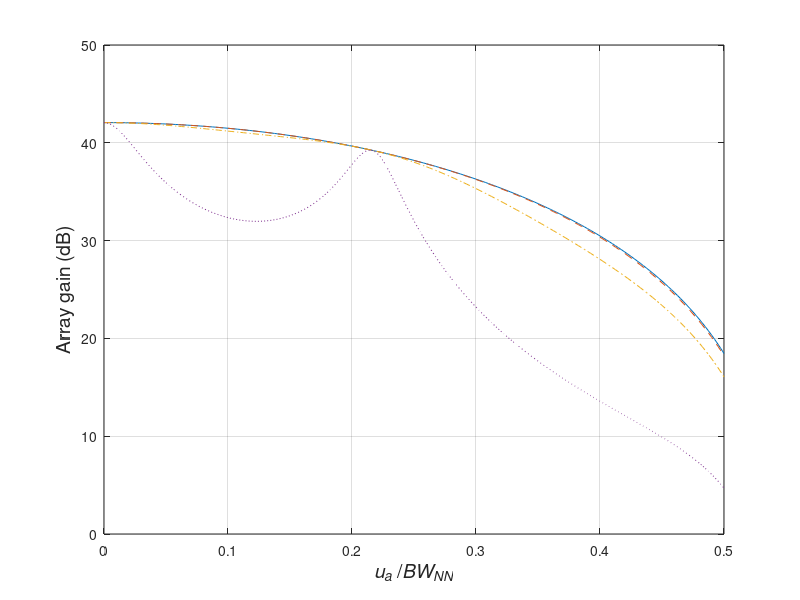

This chart was generated by the following MATLAB code: (Note: this script raises an error after producing the figure.)
%%%%%%%%%%%%%%%%%%%%%%%%%%%%%%%%
% Figure 6.51
% Xiaomin Lu 6/26/00
% updated by K. Bell 12/1/00
% updated by Lillian Xu 02/13/2001, K. Bell 7/26/01, 11/16/01
%%%%%%%%%%%%%%%%%%%%%%%%%%%%%%%%
%Example 6.7.8 LCMV beamformer
%This routine is to test the Array Gain, when there is signal mismatch


clear all
close all

N = 10;
BWNN = 4/N;
n = (-(N-1)/2:(N-1)/2)';
SNRrange = 0:10:30;
signalRange = 0:BWNN/2/200:BWNN/2;

detU = 0.0866;
C = exp(j*n*pi*[0 -detU detU]);
f = [1;sin(-(N/2)*pi*detU)./(N*sin(-.5*pi*detU));sin((N/2)*pi*detU)./(N*sin(.5*pi*detU))];
Vi1 = exp(j*n*pi*0.30);
Vi2 = exp(-j*n*pi*0.30);
INR = 10^(30/10);
LNR = 10^(15/10);

k1 = 1;
for SNR = 10.^(SNRrange/10)
    k2 = 1;
    for ua = 0:BWNN/2/200:BWNN/2
        Va = exp(j*n*pi*ua);				
        Ss = SNR*Va*Va';
        Sn = INR*Vi1*Vi1' + INR*Vi2*Vi2' + eye(N);	      %LCMP
        Sx = Ss + Sn + LNR*eye(N);
        W = inv(Sx)*C*inv(C'*inv(Sx)*C)*f;           %
        SINRo = (W'*Ss*W)/(W'*Sn*W); 
        SINRi = SNR/(1+2*INR);
        A(k1,k2) = SINRo/SINRi;
        k2 = k2+1;
    end		
    k1 = k1 + 1;
end


A = 10*log10(abs(A));
x = signalRange/BWNN;
plot(x,A(1,:),'-',x,A(2,:),'--',x,A(3,:),'-.',x,A(4,:),':');
%BWnn = 4/N
grid
xlabel('{\itu}_{\ita} /{\itBW}_{\itNN}','Fontsize',14)
ylabel('Array gain (dB)','Fontsize',14)
h=legend('{\itSNR}=0 dB','{\itSNR}=10 dB','{\itSNR}=20 dB','{\itSNR}=30 dB',3);
set(h,'Fontsize',12)
%title('LCMP\_DL, ui=+/-0.30(10dB each), LNR=10dB, uc=[0,+/-0.0866], g=[1;Bc;Bc]')
set(gca,'xtick',0:0.02:0.25)
axis([0 0.25 20 50])      
line([0.0866/BWNN 0.0866/BWNN],[-50 45])   
text(0.0866/BWNN+0.01,45,'{\itu}_{{\itc}1}','Fontsize',12)
   
